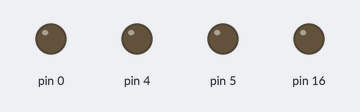
Simulated run of this sketch. Board: Arduino Uno, built with avr-gcc and run on an emulated ATmega328P. Shown: output pins drawn as LEDs (lit = HIGH).

Above: at 0.5 s.
At 2.5 s:
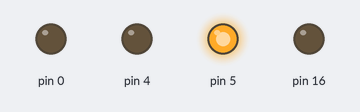
At 3.5 s:
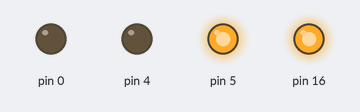
At 4.5 s:
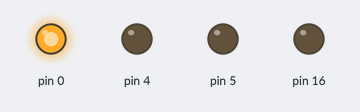
At 6.5 s:
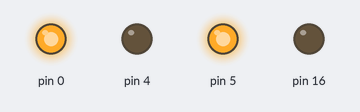
At 9.5 s:
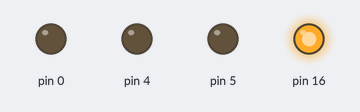
Timing chart, 0 to 10.4 s (numbered marks = the images above):
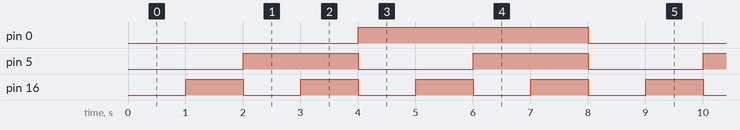

Measured:
- by itself, pin 0: alternates HIGH for 4.0 s and LOW for 4.0 s
- by itself, pin 5: alternates HIGH for 2.0 s and LOW for 2.0 s
- by itself, pin 16: alternates HIGH for 1.0 s and LOW for 1.0 s

The sketch:

BLINK_RGB_LED.ino
```cpp
void setup()
{
  pinMode(0, OUTPUT);
  pinMode(4, OUTPUT);
  pinMode(5, OUTPUT);
  pinMode(16, OUTPUT);
  digitalWrite(4, LOW);

}

void loop()
{
  digitalWrite(0, LOW);
  digitalWrite(5, LOW);
  digitalWrite(16, LOW);
  delay(1000);
  digitalWrite(0, LOW);
  digitalWrite(5, LOW);
  digitalWrite(16, HIGH);
  delay(1000);
  digitalWrite(0, LOW);
  digitalWrite(5, HIGH);
  digitalWrite(16, LOW);
  delay(1000);
  digitalWrite(0, LOW);
  digitalWrite(5, HIGH);
  digitalWrite(16, HIGH);
  delay(1000);
  digitalWrite(0, HIGH);
  digitalWrite(5, LOW);
  digitalWrite(16, LOW);
  delay(1000);
  digitalWrite(0, HIGH);
  digitalWrite(5, LOW);
  digitalWrite(16, HIGH);
  delay(1000);
  digitalWrite(0, HIGH);
  digitalWrite(5, HIGH);
  digitalWrite(16, LOW);
  delay(1000);
  digitalWrite(0, HIGH);
  digitalWrite(5, HIGH);
  digitalWrite(16, HIGH);
  delay(1000);
}
```
